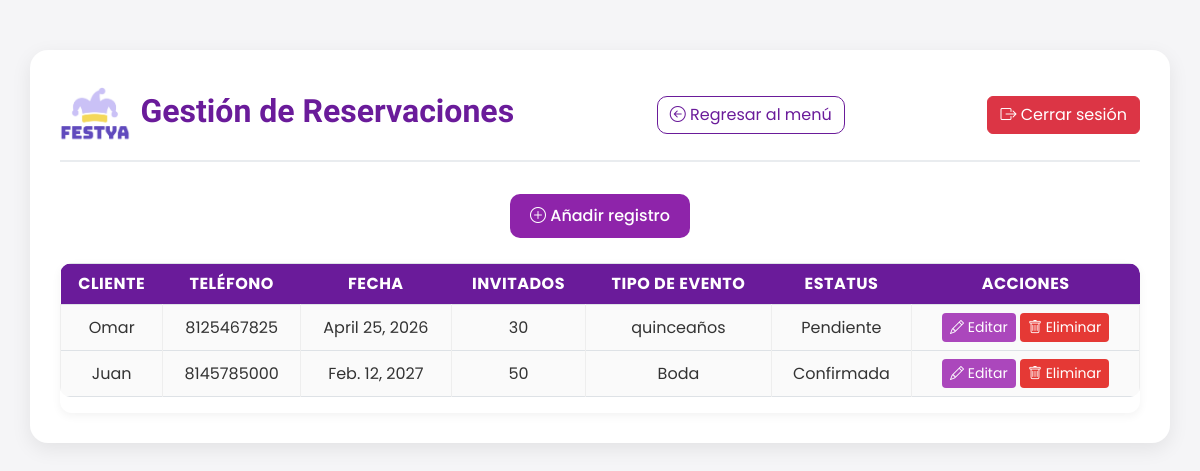
Before: /reservaciones/admin/gestion/ (signed in) with the older database file.
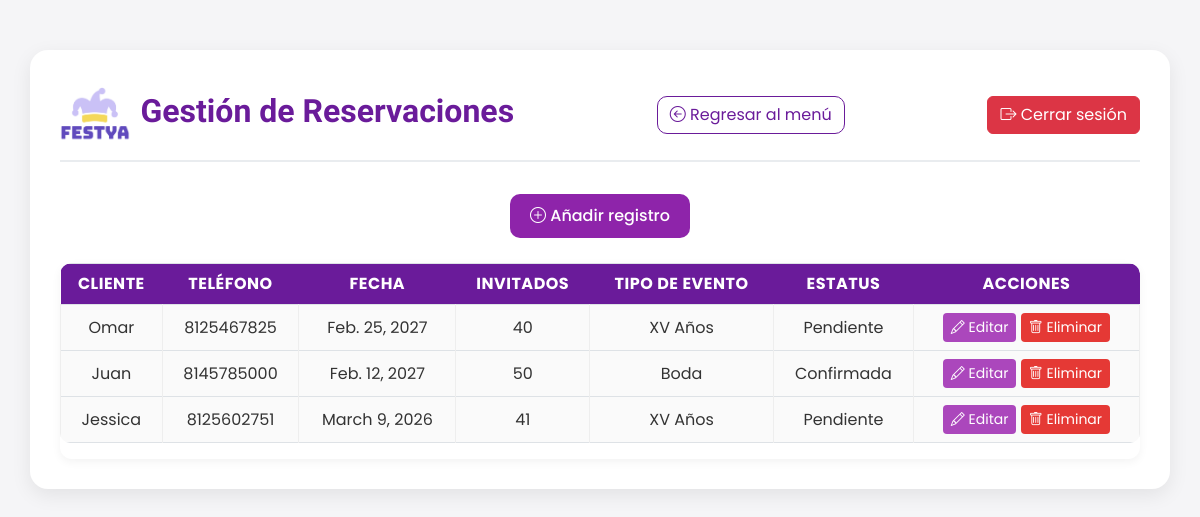
After: the same page with the newer database file.
### reservaciones/models.py (models this page shows, shortened)
class Reservacion(models.Model):
    ESTATUS = [
        ("pendiente", "Pendiente"),
        ("confirmada", "Confirmada"),
        ("realizada", "Realizada"),
    ]
    TIPOS_EVENTO = [
        ("cumpleaños", "Cumpleaños"),
        ("boda", "Boda"),
        ("xv", "XV Años"),
        ("infantil", "Evento Infantil"),
        ("corporativo", "Evento Corporativo"),
        ("otro", "Otro"),
    ]
    nombreCliente = models.CharField(max_length=100)
    telefono = models.CharField(max_length=10, validators=[MinLengthValidator(10)])
    fechaEvento = models.DateField(unique=True)
    numInvitados = models.PositiveSmallIntegerField(
        validators=[MinValueValidator(1), MaxValueValidator(50)],
        help_text="1 a 50 invitados permitidos"
    )
    estatus = models.CharField(max_length=10, choices=ESTATUS, default="pendiente")
    tipoEvento = models.CharField(max_length=20, choices=TIPOS_EVENTO, default="cumpleaños")

### reservaciones/views.py (the view)
# urls.py: path('admin/gestion/', views.gestion_admin, name='gestion_admin'),
@login_required
def gestion_admin(request):
    reservaciones = Reservacion.objects.all()
    return render(request, 'reservaciones/gestion_admin.html', {'reservaciones': reservaciones})

### reservaciones/templates/reservaciones/gestion_admin.html (shortened to what this page needs)
{% extends 'base.html' %}
{% load static %}
{% block content %}
<link href="https://cdn.jsdelivr.net/npm/bootstrap@5.3.0/dist/css/bootstrap.min.css" rel="stylesheet">
<link rel="stylesheet" href="{% static 'reservaciones/css/gestion_admin.css' %}">
<div class="container">
    <div class="header-admin">
        <div class="d-flex align-items-center">
            <img src="{% static 'reservaciones/img/LOGO.png' %}" alt="Logo">
            <h2>Gestión de Reservaciones</h2>
        </div>
        <a href="{% url 'index' %}" class="btn btn-regresar">
            <i class="bi bi-arrow-left-circle"></i> Regresar al menú
        </a>
        <a href="{% url 'cerrar_sesion' %}" class="btn btn-danger">
            <i class="bi bi-box-arrow-right"></i> Cerrar sesión
        </a>
    </div>
    <div class="botones">
        <a href="{% url 'agregar_reservacion' %}" class="btn btn-agregar"><i class="bi bi-plus-circle"></i> Añadir
            registro</a>
    </div>
    <div class="table-responsive">
        <table class="table table-bordered text-center align-middle">
            <thead>
                <tr>
                    <th>Cliente</th>
                    <th>Teléfono</th>
                    <th>Fecha</th>
                    <th>Invitados</th>
                    <th>Tipo de Evento</th>
                    <th>Estatus</th>
                    <th>Acciones</th>
                </tr>
            </thead>
            <tbody>
                {% for r in reservaciones %}
                <tr>
                    <td>{{ r.nombreCliente }}</td>
                    <td>{{ r.telefono }}</td>
                    <td>{{ r.fechaEvento }}</td>
                    <td>{{ r.numInvitados }}</td>
                    <td>{{ r.get_tipoEvento_display }}</td>
                    <td>{{ r.get_estatus_display }}</td>
                    <td>
                        <a href="{% url 'actualizar_reservacion' r.id %}" class="btn btn-editar btn-sm">
                            <i class="bi bi-pencil"></i> Editar
                        </a>
                        <a href="{% url 'eliminar_reservacion' r.id %}" class="btn btn-eliminar btn-sm"
                            onclick="return confirm('¿Seguro que quieres eliminar esta reservación?')">
                            <i class="bi bi-trash"></i> Eliminar
                        </a>
                    </td>
                </tr>
                {% empty %}
                <tr>
                    <td colspan="7" class="text-center">No hay reservaciones registradas.</td>
                </tr>
                {% endfor %}
            </tbody>
        </table>
    </div>
</div>
{% endblock %}

### inicio/templates/base.html (shortened to what this page needs)
<!DOCTYPE html>
{% load static %}
<html lang="es" translate="no">
<head>
    <link href="https://cdn.jsdelivr.net/npm/bootstrap@5.3.8/dist/css/bootstrap.min.css" rel="stylesheet"
>
    <link rel="stylesheet" href="https://cdnjs.cloudflare.com/ajax/libs/font-awesome/7.0.1/css/all.min.css"
 />
    <link rel="stylesheet" href="https://cdn.jsdelivr.net/npm/bootstrap-icons@1.13.1/font/bootstrap-icons.min.css">
    <link rel="stylesheet" href="{% static 'css/styles.css' %}">
</head>
<body data-bs-spy="scroll" data-bs-target="header nav" data-bs-offset="100" class="scrollspy-example">
    {% block content %}
    {% endblock %}
</body>
</html>

### inicio/static/css/styles.css (style rules this page uses)
:root { --primario: #604abd; --secundario: #cac1f6; --secundario-light: #f1eeff; --secundario-dark: #837aae; --terciario: #f4d85a; --terciario-light: #fff6cd; --terciario-dark: #b39e40; --blanco: #fff; --semi-blanco: #f8f8f8; --gris: #efefef; --gris-fuerte: #4b4b4b; --negro: #343434; --transparente: rgba(255, 255, 255, 0); --shadow: rgba(165,145,239,0.30); }
html { font-size: 100%; }
body { font-family: 'Poppins', sans-serif; font-size: 1rem; }
h2 { font-family: 'Bungee'; font-size: 3rem; }
.btn { border-radius: 5px; padding: 8px 15px; transition: ease 0.3s; }

### reservaciones/static/reservaciones/css/gestion_admin.css (style rules this page uses)
body { background-color: #f5f5f7; font-family: "Poppins", sans-serif; color: #333; }
.container { background: #fff; border-radius: 18px; padding: 30px; box-shadow: 0 6px 20px rgba(0, 0, 0, 0.08); margin-top: 50px; transition: all 0.3s ease; }
.header-admin { display: flex; justify-content: space-between; align-items: center; margin-bottom: 2rem; border-bottom: 2px solid #e9ecef; padding-bottom: 10px; }
.header-admin img { height: 70px; }
.header-admin h2 { color: #6a1b9a; font-weight: 600; margin-left: 10px; }
.btn-regresar { background-color: #fff; border: 1.5px solid #6a1b9a; color: #6a1b9a; border-radius: 10px; transition: all 0.3s ease; }
.botones { text-align: center; margin-bottom: 25px; }
.botones a { margin: 0 5px; border-radius: 10px; padding: 10px 20px; font-weight: 500; transition: all 0.3s ease-in-out; }
.btn-agregar { background-color: #8e24aa; color: #fff; border: none; }
.table { border-radius: 10px; overflow: hidden; background-color: #fff; }
.table th { background-color: #6a1b9a; color: white; border: none; text-transform: uppercase; letter-spacing: 0.5px; }
.table td { background-color: #fafafa; color: #333; border-color: #eee; }
.btn-editar { background-color: #ab47bc; color: white; border: none; transition: 0.3s; }
.btn-eliminar { background-color: #e53935; color: white; border: none; transition: 0.3s; }
.table-responsive { box-shadow: 0 3px 10px rgba(0, 0, 0, 0.05); border-radius: 12px; }

Changed rows visible on the page:
changed Reservacion "Omar": fechaEvento "April 25, 2026" → "Feb. 25, 2027"; numInvitados "30" → "40"; tipoEvento "quinceaños" → "XV Años"
added Reservacion: nombreCliente "Jessica", telefono "8125602751", fechaEvento "March 9, 2026", numInvitados "41", tipoEvento "XV Años", estatus "Pendiente"
